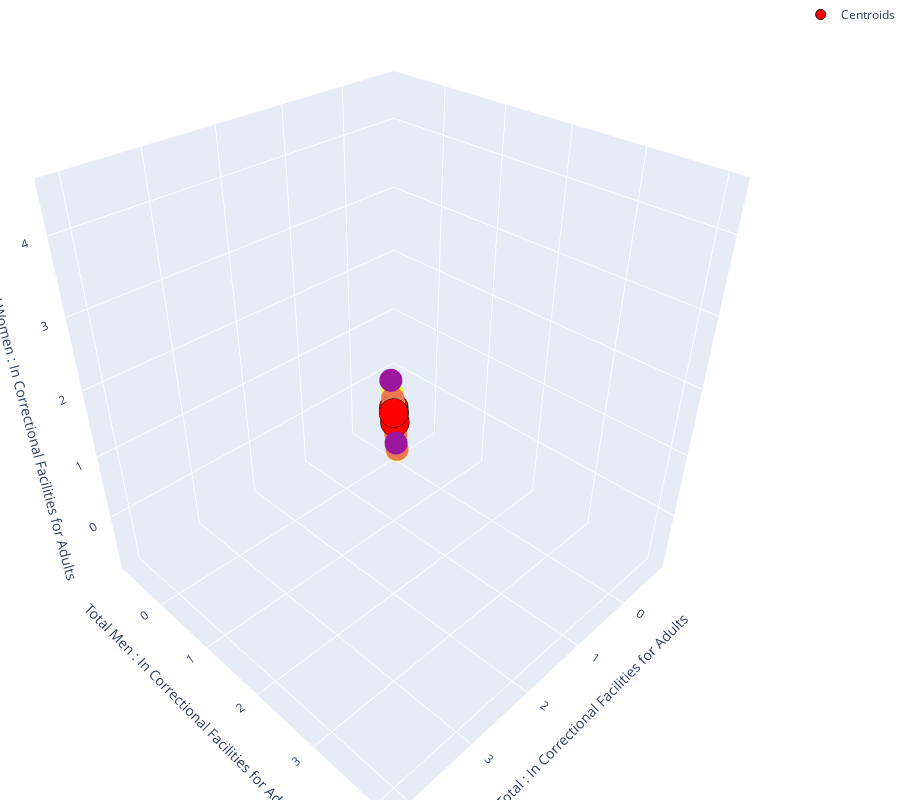

Notebook code for this chart:
### Code cell
visualizing_results_3d(df,n,'Total : In Correctional Facilities for Adults', 'Total Men : In Correctional Facilities for Adults', 'Total Women : In Correctional Facilities for Adults')
